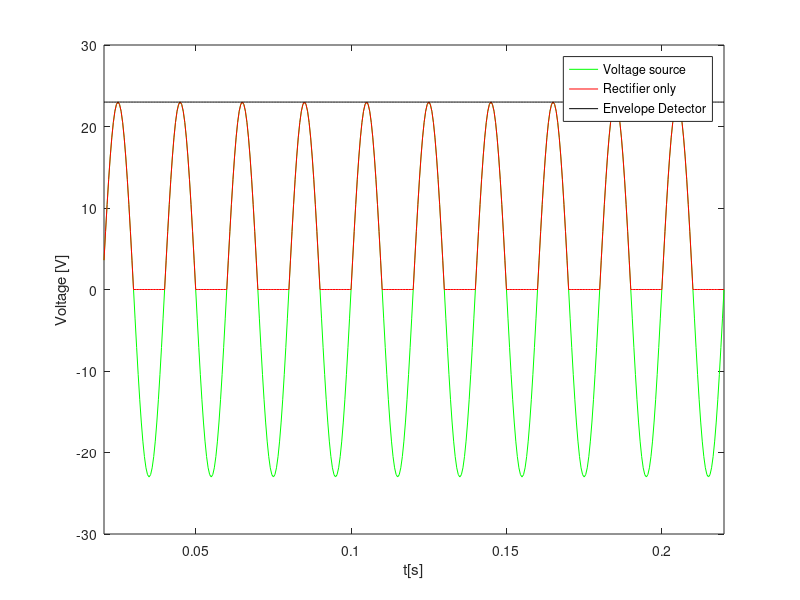
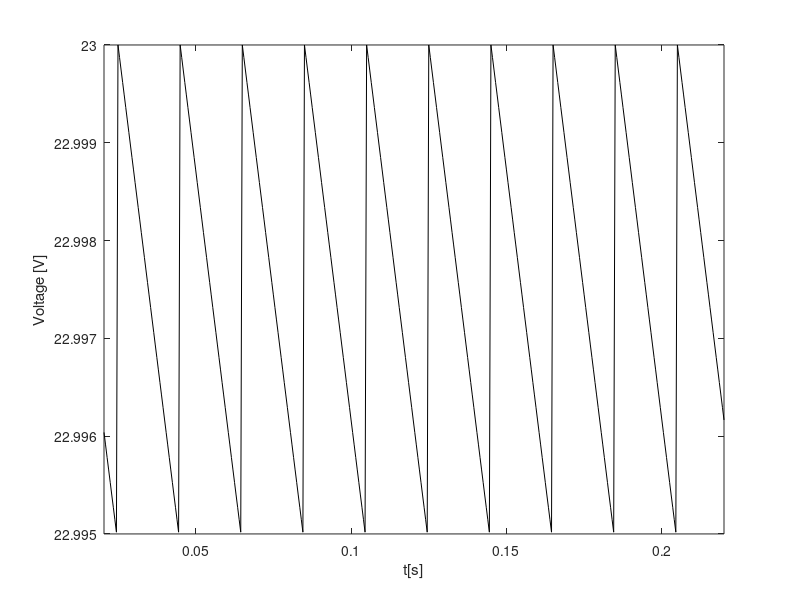
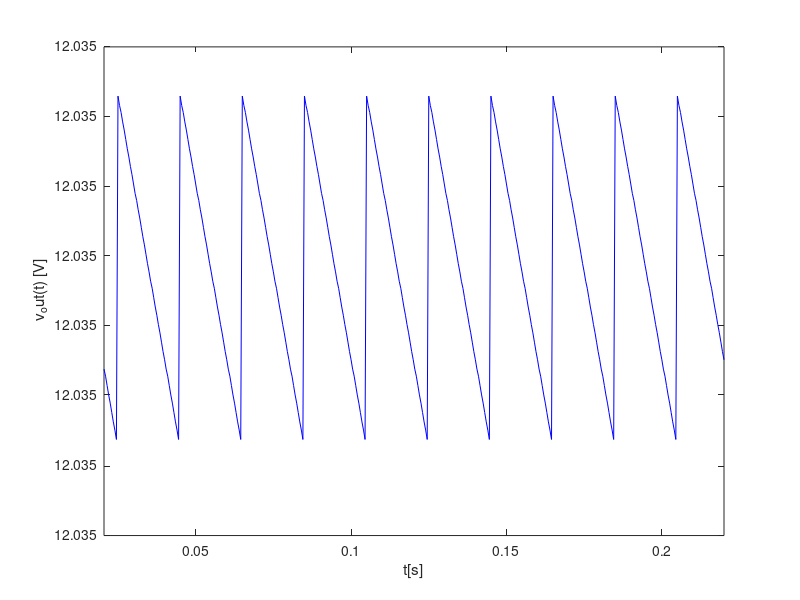

These charts were generated, in order, by the following MATLAB code:
close all
clear all
%comentario

dt=5e-4;
period=1./50.;
tmax=11*period/dt;
tmaxgraf=10*period/dt;
translacao_tempo=period/dt;
freq=2*pi*50.;
A=230./10.;


%envelope
R1=300e3;
R2=715e3;
C1=300e-6;



% T off
toff=(1/freq)*atan(R1*C1*freq);


j=1;

for i=1:tmax

	t(i)=i*dt;
	v2(i)=A*sin(freq*t(i));

	if(v2(i)>0)
		v3(i)=v2(i);
	else
		v3(i)=0.;
	endif;



	if(t(i)>toff &&    A * sin(freq*toff) * exp(-(t(i)-toff)/(R1*C1)) > v3(i))
		vo(i)=A * sin(freq*toff) * exp(-(t(i)-toff)/(R1*C1));
	else
		vo(i)=0.;
	endif;

	if(A * sin(freq*toff) * exp(-(t(i)-toff)/(R1*C1)) < v3(i)    &&   t(i)>toff+period)
		toff=toff+period;
	endif;

	%voltagem envelope
	venvelope(i)=v3(i);
	if(vo(i)>v3(i))
		venvelope(i)=vo(i);
	endif;


endfor;

%%%%VOLTAGE REGULATOR

%solving using accurate model

function f=f(v,Vs,R)
Is=1e-14;
VT=0.02586491702;
f=v+R*Is*(exp(v/(22*VT))-1)-Vs;
endfunction

function fd=fd(v,R)
Is=1e-14;
VT=0.02586491702;
fd=1+R*Is/(22*VT)*exp(v/(22*VT));
endfunction

function find_Root=Solve_f(Vs,R)
	delta=1e-6;
	x_next=0.5;

	do
		x=x_next;
		x_next=x-f(x,Vs,R)/fd(x,R);
	until (abs(x-x_next)<delta);
	find_Root=x_next;
endfunction


for i=1:tmax
v_out(i)=Solve_f(venvelope(i),R2);
endfor;

%GRAFICOS

%making new vectores

for j=1:tmaxgraf
	tgraf(j)=t(j+translacao_tempo);
	v2graf(j)=v2(j+translacao_tempo);
	v3graf(j)=v3(j+translacao_tempo);
	vograf(j)=vo(j+translacao_tempo);
	venvelopegraf(j)=venvelope(j+translacao_tempo);
	v_outgraf(j)=v_out(j+translacao_tempo);
endfor

hf = figure ();
plot(tgraf, v2graf, "g;Voltage source;");
hold on;
plot(tgraf, v3graf, "r;Rectifier only;");
hold on;
%plot(tgraf, vograf, "b");
%hold on;
plot(tgraf, venvelopegraf, "-k;Envelope Detector;");

axis([tgraf(1),tgraf(tmaxgraf)]);
xlabel("t[s]");
ylabel("Voltage [V]");
print(hf, "v2.eps", "-depsc");

clf(hf);

plot(tgraf, venvelopegraf, "-k");
axis([tgraf(1),tgraf(tmaxgraf)]);
xlabel("t[s]");
ylabel("Voltage [V]");
print(hf, "venvelope.eps", "-depsc");


clf(hf);
hf = figure();
plot(tgraf,v_outgraf,"b");
axis([tgraf(1),tgraf(tmaxgraf)]);
xlabel("t[s]");
ylabel("v_out(t) [V]");
print(hf,"vout.eps","-depsc");

printf("media do vout:      %f\n",mean(v_outgraf));
printf("ripplr do vout:      %f\n",max(v_outgraf)-min(v_outgraf));
